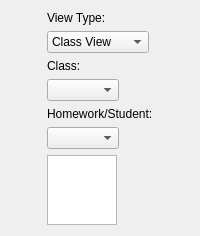
      <widget class="QWidget" name="view_classes_page">
       <layout class="QVBoxLayout" name="verticalLayout_23">
        <item>
         <layout class="QHBoxLayout" name="horizontalLayout_21">
          <item>
           <spacer name="spacer_9">
            <property name="orientation">
             <enum>Qt::Horizontal</enum>
            </property>
            <property name="sizeHint" stdset="0">
             <size>
              <width>0</width>
              <height>0</height>
             </size>
            </property>
           </spacer>
          </item>
          <item>
           <layout class="QVBoxLayout" name="verticalLayout_32">
            <item>
             <widget class="QLabel" name="label_15">
              <property name="text">
               <string>View Type:</string>
              </property>
             </widget>
            </item>
            <item>
             <layout class="QHBoxLayout" name="horizontalLayout_22">
              <item>
               <widget class="QComboBox" name="view_classes_view_type_combo_box">
                <item>
                 <property name="text">
                  <string>Class View</string>
                 </property>
                </item>
                <item>
                 <property name="text">
                  <string>Student View</string>
                 </property>
                </item>
               </widget>
              </item>
              <item>
               <spacer name="spacer_6">
                <property name="orientation">
                 <enum>Qt::Horizontal</enum>
                </property>
                <property name="sizeHint" stdset="0">
                 <size>
                  <width>0</width>
                  <height>0</height>
                 </size>
                </property>
               </spacer>
              </item>
             </layout>
            </item>
            <item>
             <widget class="QLabel" name="label_17">
              <property name="text">
               <string>Class:</string>
              </property>
             </widget>
            </item>
            <item>
             <layout class="QHBoxLayout" name="horizontalLayout_23">
              <item>
               <widget class="QComboBox" name="view_classes_class_combo_box"/>
              </item>
              <item>
               <spacer name="spacer_7">
                <property name="orientation">
                 <enum>Qt::Horizontal</enum>
                </property>
                <property name="sizeHint" stdset="0">
                 <size>
                  <width>0</width>
                  <height>0</height>
                 </size>
                </property>
               </spacer>
              </item>
             </layout>
            </item>
            <item>
             <widget class="QLabel" name="view_classes_display_type_output">
              <property name="text">
               <string>Homework/Student:</string>
              </property>
             </widget>
            </item>
            <item>
             <layout class="QHBoxLayout" name="horizontalLayout_24">
              <item>
               <widget class="QComboBox" name="view_classes_homework_or_student_combo_box">
                <property name="currentText">
                 <string/>
                </property>
               </widget>
              </item>
              <item>
               <spacer name="spacer_8">
                <property name="orientation">
                 <enum>Qt::Horizontal</enum>
                </property>
                <property name="sizeHint" stdset="0">
                 <size>
                  <width>0</width>
                  <height>0</height>
                 </size>
                </property>
               </spacer>
              </item>
             </layout>
            </item>
            <item>
             <layout class="QHBoxLayout" name="horizontalLayout_40">
              <item>
               <layout class="QVBoxLayout" name="verticalLayout_13">
                <item>
                 <widget class="QTableWidget" name="view_classes_score_table">
                  <property name="sizeAdjustPolicy">
                   <enum>QAbstractScrollArea::AdjustToContents</enum>
                  </property>
                  <property name="editTriggers">
                   <set>QAbstractItemView::NoEditTriggers</set>
                  </property>
                 </widget>
                </item>
                <item>
                 <spacer name="verticalSpacer_17">
                  <property name="orientation">
                   <enum>Qt::Vertical</enum>
                  </property>
                  <property name="sizeHint" stdset="0">
                   <size>
                    <width>0</width>
                    <height>0</height>
                   </size>
                  </property>
                 </spacer>
                </item>
               </layout>
              </item>
              <item>
               <spacer name="horizontalSpacer_47">
                <property name="orientation">
                 <enum>Qt::Horizontal</enum>
                </property>
                <property name="sizeHint" stdset="0">
                 <size>
                  <width>0</width>
                  <height>0</height>
                 </size>
                </property>
               </spacer>
              </item>
             </layout>
            </item>
           </layout>
          </item>
          <item>
           <spacer name="spacer_10">
            <property name="orientation">
             <enum>Qt::Horizontal</enum>
            </property>
            <property name="sizeHint" stdset="0">
             <size>
              <width>0</width>
              <height>0</height>
             </size>
            </property>
           </spacer>
          </item>
         </layout>
        </item>
        <item>
         <spacer name="spacer_11">
          <property name="orientation">
           <enum>Qt::Vertical</enum>
          </property>
          <property name="sizeHint" stdset="0">
           <size>
            <width>0</width>
            <height>0</height>
           </size>
          </property>
         </spacer>
        </item>
       </layout>
      </widget>
